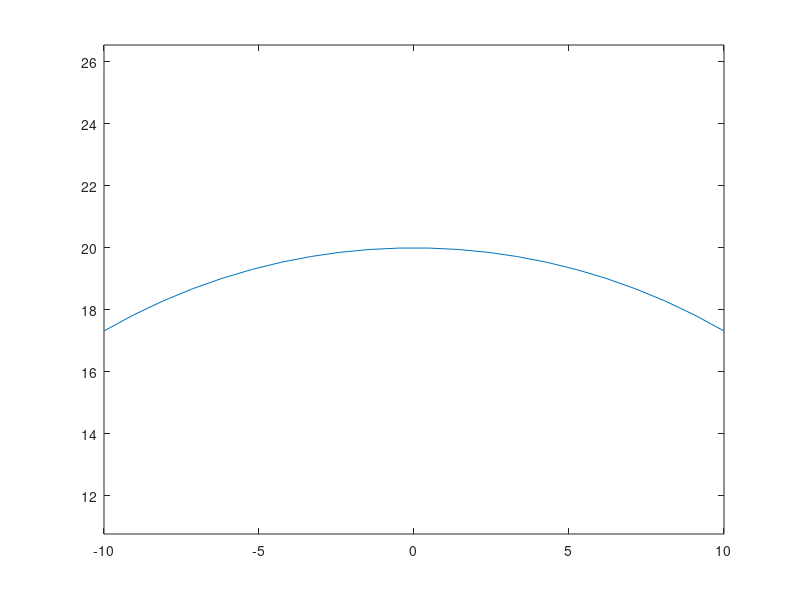

Here is the MATLAB script that generated this plot:
clear;clc;
L=20;
R=20;
x=-L/2:L/21:L/2;
y=sqrt(R*R-x.*x);
plot(x,y)
axis equal
fileID1=fopen('nodes.tcl','w');
for i = 1:length(x)
    fprintf(fileID1,'%4s %2i %12.8f %12.8f %3.1f%1s\n','node',i,x(i),y(i),0.0,';');
end
fclose(fileID1);